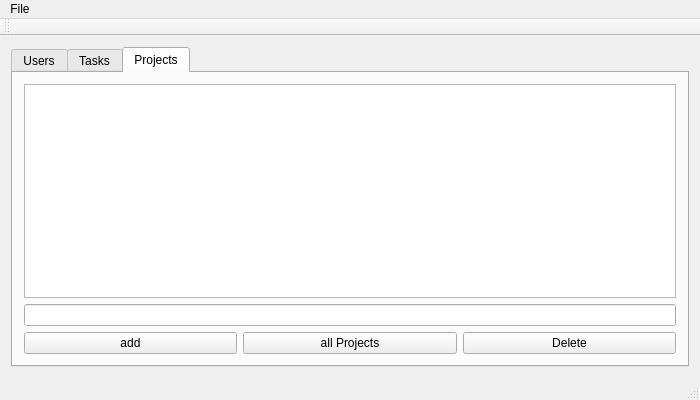
<?xml version="1.0" encoding="UTF-8"?>
<ui version="4.0">
 <class>MainWindow</class>
 <widget class="QMainWindow" name="MainWindow">
  <property name="geometry">
   <rect>
    <x>0</x>
    <y>0</y>
    <width>700</width>
    <height>400</height>
   </rect>
  </property>
  <property name="sizePolicy">
   <sizepolicy hsizetype="Fixed" vsizetype="Fixed">
    <horstretch>0</horstretch>
    <verstretch>0</verstretch>
   </sizepolicy>
  </property>
  <property name="maximumSize">
   <size>
    <width>700</width>
    <height>400</height>
   </size>
  </property>
  <property name="windowTitle">
   <string>MainWindow</string>
  </property>
  <widget class="QWidget" name="centralWidget">
   <layout class="QGridLayout" name="gridLayout">
    <item row="0" column="0">
     <widget class="QTabWidget" name="tabWidget">
      <property name="currentIndex">
       <number>2</number>
      </property>
      <widget class="QWidget" name="Tasks">
       <attribute name="title">
        <string>Users</string>
       </attribute>
       <layout class="QGridLayout" name="gridLayout_2">
        <item row="0" column="0">
         <layout class="QVBoxLayout" name="verticalLayout_4">
          <item>
           <widget class="QListWidget" name="usersListWidget"/>
          </item>
          <item>
           <layout class="QVBoxLayout" name="verticalLayout">
            <item>
             <widget class="QLineEdit" name="lineEditUserName"/>
            </item>
            <item>
             <layout class="QHBoxLayout" name="horizontalLayout">
              <item>
               <widget class="QPushButton" name="addUserButton">
                <property name="text">
                 <string>add</string>
                </property>
               </widget>
              </item>
              <item>
               <widget class="QPushButton" name="getAllUsersButton">
                <property name="text">
                 <string>all Users</string>
                </property>
               </widget>
              </item>
              <item>
               <widget class="QPushButton" name="deleteUserButton">
                <property name="text">
                 <string>Delete</string>
                </property>
               </widget>
              </item>
             </layout>
            </item>
           </layout>
          </item>
         </layout>
        </item>
       </layout>
      </widget>
      <widget class="QWidget" name="Tasks">
       <attribute name="title">
        <string>Tasks</string>
       </attribute>
       <layout class="QGridLayout" name="gridLayout_3">
        <item row="0" column="0">
         <layout class="QVBoxLayout" name="verticalLayout_2">
          <item>
           <layout class="QHBoxLayout" name="horizontalLayout_2">
            <item>
             <widget class="QComboBox" name="searchConditionComboBox"/>
            </item>
            <item>
             <widget class="QComboBox" name="searchParameterComboBox"/>
            </item>
            <item>
             <widget class="QPushButton" name="getTasksButton">
              <property name="text">
               <string>Get</string>
              </property>
             </widget>
            </item>
           </layout>
          </item>
          <item>
           <widget class="QTableWidget" name="tasksTableWidget"/>
          </item>
          <item>
           <layout class="QHBoxLayout" name="horizontalLayout_3">
            <item>
             <widget class="QPushButton" name="addTaskButton">
              <property name="text">
               <string>add</string>
              </property>
             </widget>
            </item>
            <item>
             <widget class="QPushButton" name="deleteTaskButton">
              <property name="text">
               <string>Delete</string>
              </property>
             </widget>
            </item>
           </layout>
          </item>
         </layout>
        </item>
       </layout>
      </widget>
      <widget class="QWidget" name="tab">
       <attribute name="title">
        <string>Projects</string>
       </attribute>
       <layout class="QGridLayout" name="gridLayout_4">
        <item row="0" column="0">
         <layout class="QVBoxLayout" name="verticalLayout_5">
          <item>
           <widget class="QListWidget" name="projectsListWidget"/>
          </item>
          <item>
           <layout class="QVBoxLayout" name="verticalLayout_3">
            <item>
             <widget class="QLineEdit" name="projectNameLineEdit"/>
            </item>
            <item>
             <layout class="QHBoxLayout" name="horizontalLayout_4">
              <item>
               <widget class="QPushButton" name="addProjectButton">
                <property name="text">
                 <string>add</string>
                </property>
               </widget>
              </item>
              <item>
               <widget class="QPushButton" name="getAllProjectsButton">
                <property name="text">
                 <string>all Projects</string>
                </property>
               </widget>
              </item>
              <item>
               <widget class="QPushButton" name="deleteProjectButton">
                <property name="text">
                 <string>Delete</string>
                </property>
               </widget>
              </item>
             </layout>
            </item>
           </layout>
          </item>
         </layout>
        </item>
       </layout>
      </widget>
     </widget>
    </item>
   </layout>
  </widget>
  <widget class="QMenuBar" name="menuBar">
   <property name="geometry">
    <rect>
     <x>0</x>
     <y>0</y>
     <width>700</width>
     <height>21</height>
    </rect>
   </property>
   <widget class="QMenu" name="menuFile">
    <property name="title">
     <string>File</string>
    </property>
    <addaction name="actionOpen"/>
   </widget>
   <addaction name="menuFile"/>
  </widget>
  <widget class="QToolBar" name="mainToolBar">
   <attribute name="toolBarArea">
    <enum>TopToolBarArea</enum>
   </attribute>
   <attribute name="toolBarBreak">
    <bool>false</bool>
   </attribute>
  </widget>
  <widget class="QStatusBar" name="statusBar"/>
  <action name="actionOpen">
   <property name="text">
    <string>Open</string>
   </property>
  </action>
 </widget>
 <layoutdefault spacing="6" margin="11"/>
 <resources/>
 <connections/>
</ui>
